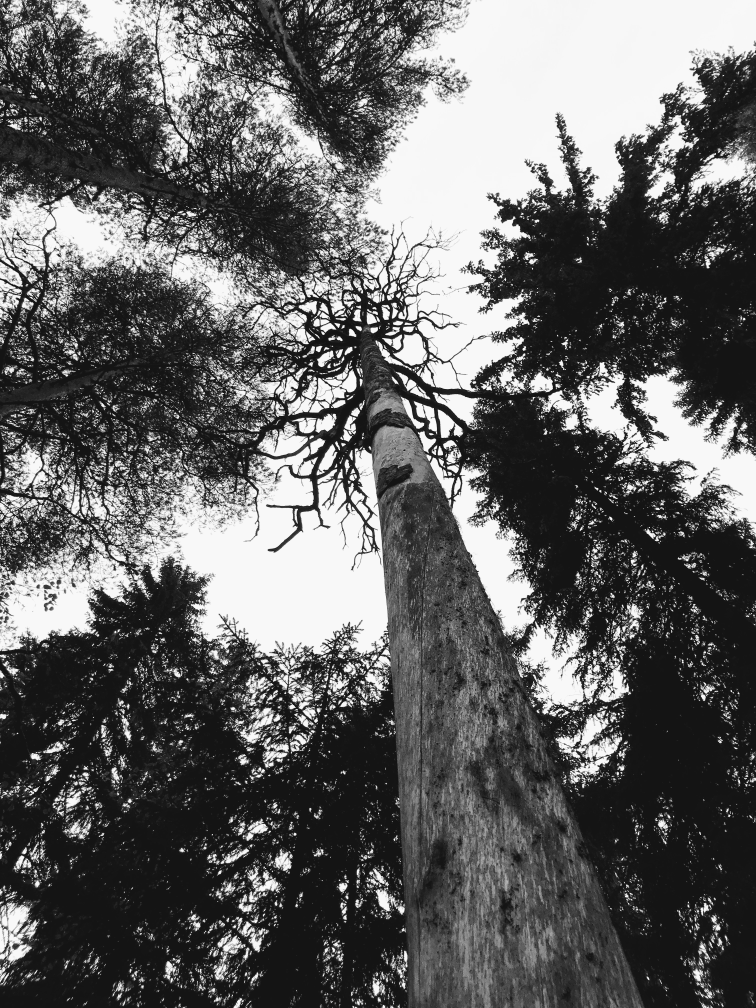
#> input picture background.jpeg, 3024 x 4032 px (shown at 1/4 size)
$ python pilalla.py
#> lines starting #> are read from the running program, lines starting #| are printed output that depends on the picture
from PIL import Image, ImageDraw, ImageFont
import random

"""
Pilalla. Image macro. Stupid.

TODO:
- Puts words to separate file
- Do web / Telegram-bot integration
- Push to Github
"""

PILALLA = (
    "Tietokoneet",
    "Ihmiset",
    "Oluet",
    "Musiikki",
    "Pelit",
    "Opiskelut",
    "Duunit",
    "Elämäntavat",
    "Naapurit",
    "Ruokavalio",
    "Politiikka",
    "Paini",
    "Urheilu",
    "Talous",
    "Luonto"
)


def background():
    """
    Load background image.
    :return: Image object
    """
    image = Image.open("background.jpeg")
#> image is the input picture: PIL image 3024x4032 RGB; min 2, max 255, mean 98.7
    return image


def set_text(img, text):
    """
    Draws text on to background image.
    :param img: background image object
    :param text: String
    :return: Image object with text
    """
    font = ImageFont.truetype("FreeSans.ttf", 250)
    d = ImageDraw.Draw(img)
    d.text((400, 3100), text=f"{text} on pilalla,\npelkkää paskaa tilalla", fill=(255, 255, 255), align='center',
           font=font)
    return img


def save_img(img):
    """
    Save image file
    :param img: Image object
    """
    img.save('pilalla.png')


def pilalla():
    """
    Main
    """
    image = background()
    image_with_text = set_text(image, random.choice(PILALLA))
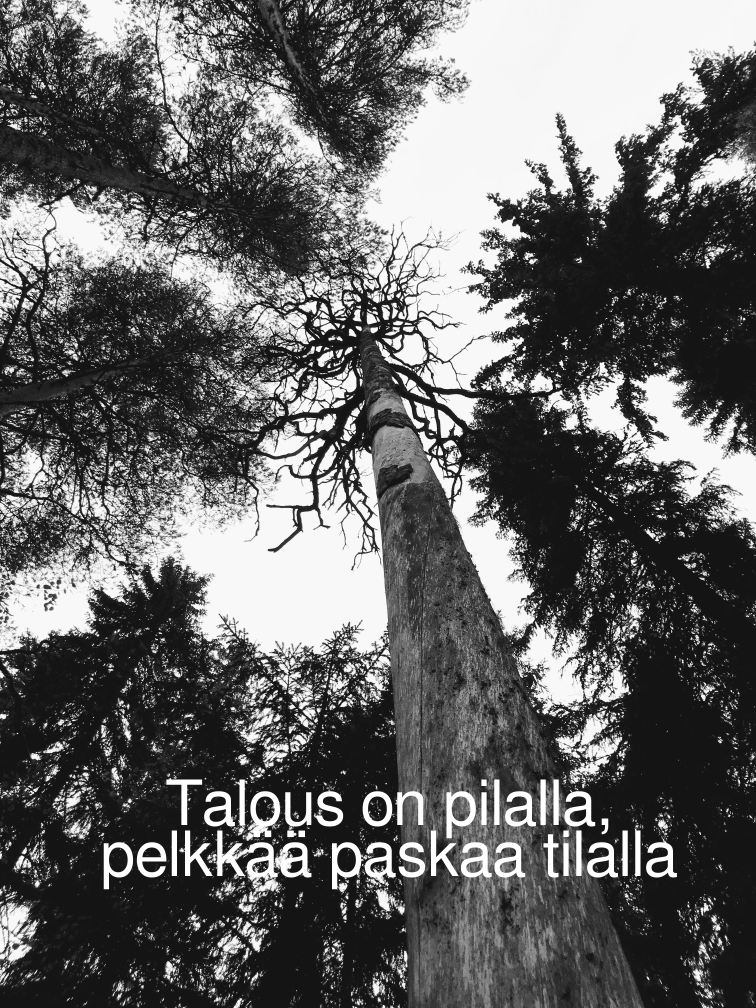
#> image_with_text: PIL image 3024x4032 RGB (shown at 1/4 size); min 2, max 255, mean 102.7
    save_img(image_with_text)


if __name__ == '__main__':
    pilalla()
